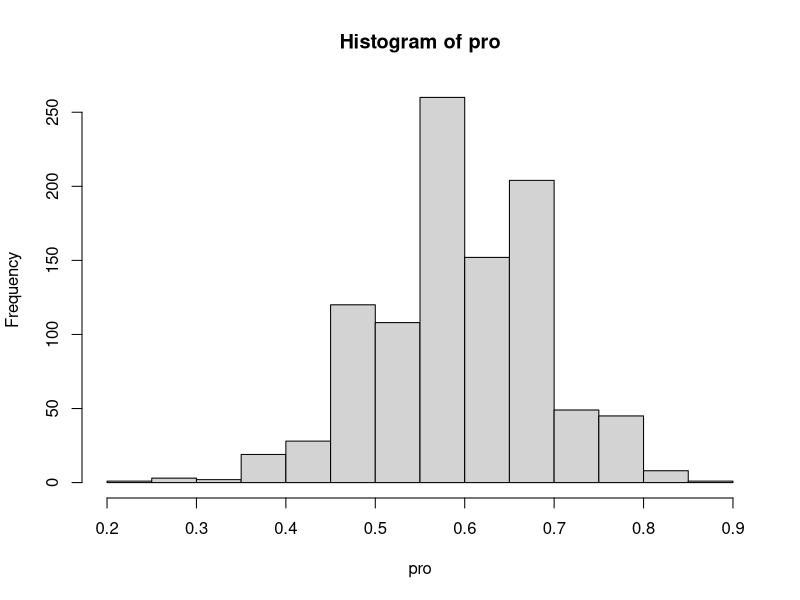

Reproduce this figure in R.
# This R script contains two main topics:
# 1. Simulation of proportion with graphs
# 2. Using the theoretical distribution to solve problems


# 1. Simulation of proportion with graphs

p <- .6 # .8, .3
n <- 30 # 256, 625

m <- 10000 #number of experiments

# Generate a sample
sample <- sample(c(0,1), size = n, replace = TRUE, prob=c(1-p,p)) 

# Looking at the sample (optional)
sample 

# Find the proportion of men
sum(sample)/n


# Now repeat the above process 1000 times and find the average of proportions

pro <- numeric(1000)

for (i in 1:1000){
  
  sample <- sample(c(0,1), size = n, replace = TRUE, prob=c(1-p,p)) 
  pro[i] <- sum(sample)/n 
}

mean(pro)
sd(pro)
hist(pro)

# End of simulation

###############################################################

# 2. Using the theoretical distribution to solve problems

p<- .07
n<-233

#Check assumptions!!!

meanp <-p
sdp<- sqrt(p*(1-p)/n)

sdp

#less than for a normal
#pnorm(value,mean,sd)

pnorm(.06,meanp,sdp)

#greater than for a normal
#1-pnorm(value,mean,sd)

1-pnorm(.09,meanp,sdp)
pnorm(.09,meanp,sdp,lower=F)

#between for a normal
#pnorm(bigvalue,mean,sd)-pnorm(smallerval,mean,sd)

pnorm(.12,meanp,sdp)-pnorm(.08,meanp,sdp)

#quantile
#qnorm(percentless,mean,sd)

qnorm(.9,meanp,sdp)



